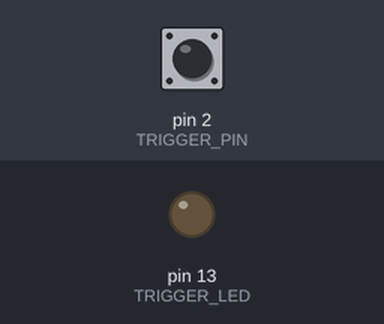
Simulated run of this sketch. Board: Arduino Uno, built with avr-gcc and run on an emulated ATmega328P. Shown: output pins drawn as LEDs (lit = HIGH). The test bench sets the inputs (shaded band); at power-on: pin 2 (TRIGGER_PIN) HIGH. The audio player accepts every command and is not drawn.

Above: at 6.4 s.
6.5 s: pin 2 (TRIGGER_PIN) pulled LOW for 0.15 s
At 6.9 s:
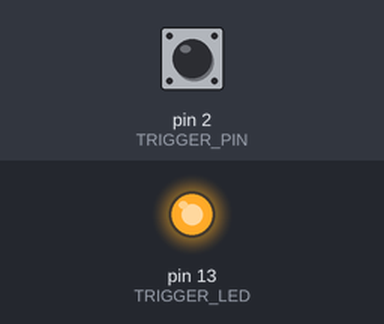
8.5 s: pin 2 (TRIGGER_PIN) pulled LOW for 3.2 s
At 12.7 s:
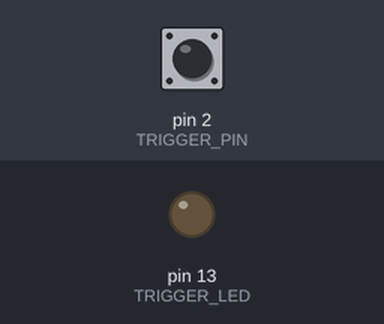
Timing chart, 0 to 14.2 s (numbered marks = the images above; inputs shaded):
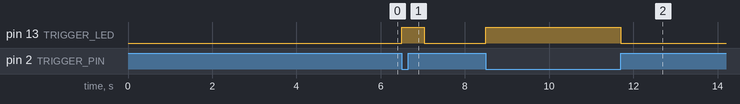

The sketch:

Carillon.ino
```cpp
// (licence header left out)
#include "globals.h"

//! Instance of the DF mp player class
DFRobotDFPlayerMini libDFPlayer;
//! Player control structure
SoundControl playerControl;

// =============================================================
//                    Player Functions
// =============================================================

//! Initialize the player start parameters
void initPlayer() {
  //Set serial communictaion time out 500ms
  libDFPlayer.setTimeOut(SERIAL_TIMEOUT);
  //----Set device we uset----
  libDFPlayer.reset();     //Reset the module
  delay(COMMAND_DELAY);
  //----Set volume----
  libDFPlayer.volume(playerControl.volume);  //Set volume value (0~30).
  delay(COMMAND_DELAY);
  //----Set Equalization----
  libDFPlayer.EQ(DFPLAYER_EQ_CLASSIC);
  delay(COMMAND_DELAY);
  //----Set device we uset----
  libDFPlayer.outputDevice(MP3_DEVICE);
  delay(COMMAND_DELAY);
}

/**
 * Set the dynamic max volume as a fixed value, no volume control
 * is used in this version
 */
void getDynamicVolume() {
  playerControl.maxVolume = MAX_VOLUME;
}

/**
 * Increase the current volume of one step. If the volume is already to the max value
 * the volume is reset to minimum
 */
void stepVolume() {
  int j;

  // Read the current max volume limit (may vary if a trigger is added to analog port)
  getDynamicVolume();

  // Increment the volume of the predefined steps
  playerControl.volume += VOLUME_STEPS;

  // If we reached the max the volume is set to min
  if(playerControl.volume > MAX_VOLUME) {
    playerControl.volume = START_VOLUME;
  }
  // Adjust the volume accordingly
  libDFPlayer.volume(playerControl.volume);
}

/**
 * Check the status of the player trigger and return the corresponding boolean status
 */
void isTrigger() {
  if(digitalRead(TRIGGER_PIN) == LOW) {
    digitalWrite(TRIGGER_LED, HIGH);
    playerControl.trigger = true;
  }
  else {
    digitalWrite(TRIGGER_LED, LOW);
    playerControl.trigger = false;
  }
}

/**
 * Check the status of the next song pin. Works only if already playing.
 *
 * If the pin is set (low) the song is stopped (if not yet) and the next song
 * is started.
 */
boolean isNextSong() {
  if(digitalRead(NEXTSONG_PIN) == LOW) {
    return true;
  }
  else {
    return false;
  }
}

/**
 * Check the status of the volume pin. Works only if already playing.
 *
 * If the pin is set (low) the volume is updated cyclic.
 */
boolean isChangeVolume() {
  if(digitalRead(VOLUMESONG_PIN) == LOW) {
    return true;
  }
  else {
    return false;
  }
}

/**
 * Play the next song of the list. If the last has been played, restart
 * from the first.
 *
 * @note The next song is controlled by the playerControl structure and instead
 * of using the library next() call the current song is played.
 */
void nextSong() {
  // Update the song
  playerControl.currentSong++;
  if(playerControl.currentSong > MAX_SONGS) {
    // Reset the song counter
    playerControl.currentSong = 1;
  } // Updated player status and song
}

// =============================================================
//                    setup() & loop()
// =============================================================

//! Initialization function
void setup() {
  Serial.begin(SERIAL_SPEED);

  pinMode(TRIGGER_PIN, INPUT_PULLUP);
  pinMode(NEXTSONG_PIN, INPUT_PULLUP);
  pinMode(VOLUMESONG_PIN, INPUT_PULLUP);
  pinMode(TRIGGER_LED, OUTPUT);

  libDFPlayer.begin(Serial);
  delay(1000);

  // Wait until the Arduino serial connect the player
  if (!libDFPlayer.begin(Serial)) {
    while(true);
  }

  initPlayer();
}

/**
 * Main loop
 */
void loop()
{
  // Check the start/stop trigger
  isTrigger();

  // Check if the trigger is active
  if(playerControl.trigger == true) {
    // --------------------------------- Check if is already playing else start playing
    if(playerControl.isPlaying == false) {
      playerControl.isPlaying = true;
      // Start playing
      libDFPlayer.play(playerControl.currentSong);
      delay(500);
    } // Playing started
  } // Trigger is set for playing
  else {
    // Trigger is not active, check if is playing and fade out the song
    if(playerControl.isPlaying == true)
    // Put the player in pause
    libDFPlayer.pause();
    nextSong();
    playerControl.isPlaying = false;
  } // Playing stopped
}
```

globals.h
```cpp
/**
 * \file globals.h
 * \brief Program constants and static definitions
 */

#include "Arduino.h"
#include "DFRobotDFPlayerMini.h"

#ifndef _GLOBALS
#define _GLOBALS

#define TRIGGER_PIN 2   ///< Pin that trigger the playing of a song
#define TRIGGER_LED 13  ///< LED to monitor the state of the trigger

#define NEXTSONG_PIN 3 ///< Pin that trigger the next song, active only if already playing
#define VOLUMESONG_PIN 4 ///< Pin changing the volume of the song

#define START_VOLUME 25 ///< Initial volume when a new song starts
/**
 * The maximum volume level is proportional. It is the absolue limits that can be reached but
 * maybe lower, depending on the settings of the trimmer connected to the analog port to regulate
 * the effective playing volume (depending on the noise of the environmnet)
 */
#define MAX_VOLUME 90

//! Increment steps of the volume from min to max
#define VOLUME_STEPS 5

#define MAX_SONGS 16                    ///< Max number of songs, starting counting from 1
#define MP3_DEVICE DFPLAYER_DEVICE_SD   ///< if used an USB instead, change this value accordingly
#define SERIAL_SPEED 9600               ///< Communication speed (see DFPlayer datasheet)
#define SERIAL_TIMEOUT 500              ///< Player communication timeour (ms)
#define COMMAND_DELAY 800               ///< Delay betwee commands (ms)

#define FADE_IN 1                       ///< Volume fade in direction
#define FADE_OUT -1                     ///< Volume fade out direction

/**
 * Sound control parameters and flags to manage the different playing states
 * The structure is initializd with the defaults and initial values on boot
 */
typedef struct {
  int currentSong = 1;              ///< The song that is playing or the last played, initially first
  int volume = START_VOLUME;        ///< The current playing volume
  int maxVolume = START_VOLUME;    ///< The duynamic max volume level
  boolean trigger = false;          ///< The trigger status
  boolean isPlaying = false;      ///< Current playing status (condition the trigger behavior)
} SoundControl;

 #endif
```

Measured:
- after the input at 6.5 s, pin 13 (TRIGGER_LED): LOW → HIGH at once, → LOW 0.53 s later
- after the input at 8.5 s, pin 13 (TRIGGER_LED): LOW → HIGH at once, → LOW 3.2 s later
